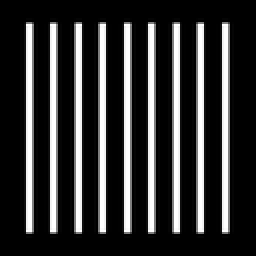
%> input picture hw/HW4_TestImage.tif, 128 x 128 px, shrunk from 256 x 256 before the run (shown 2 times larger)
$ octave hw4.m   (GNU Octave 9; MATLAB toolbox functions it lacks are replaced by stand-ins)
%> lines starting %> are read from the running program, lines starting %| are printed output that depends on the picture; in (x1, y1, x2, y2) boxes, pixels count from 0 and x2, y2 are one past the last pixel; in counts of white or black regions, pixels touching at a corner belong together; the program's own positions count from 1
clear;clc;close all;

I = imread('HW4_TestImage.tif');
%> I is the input picture: size 128x128 uint8; min 0, max 255, mean 51.8
I = double(I);
%> I: size 128x128 double
% will not be padding image because the outermost border
% of image are all zeros.

%% Q1 arithmetic mean
% 3x3
h3 = ones(3,3) * 1/9;

[M,N] = size(I);
%> M = 128; N = 128
imout = zeros(M,N);

imout = imfilter(I,h3);

figure,imshow(imout)

% 7x7
h7 = ones(7,7) * 1/49;
imout = imfilter(I,h7);

figure,imshow(imout)

% 9x9
h9 = ones(9,9) * 1/81;
imout = imfilter(I,h9);

figure,imshow(imout)

%% Q2 geometric mean
% 3x3;
for i = 2:M-1
    for j = 2:N-1
        product = prod(I(i-1:i+1,j-1:j+1),'all');
        imout(i,j) = nthroot(product,9);
    end
end
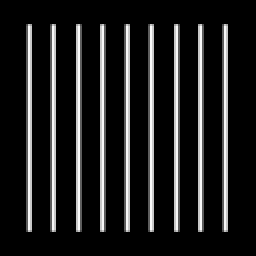
%> imout: size 128x128 double (shown 2 times larger); min 0, max 249.9, mean 31.1
figure,imshow(imout);
%> after `imshow(imout)`:
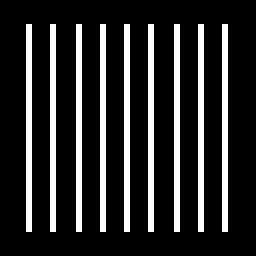
%> displayed picture: size 128x128, on the screen's scale of 0 to 255 (shown 2 times larger); 17.1% white; 9 white regions, largest, box (x1, y1, x2, y2) and area: (13, 12, 16, 116) 312, (25, 12, 28, 116) 312, (38, 12, 41, 116) 312

% 7x7
for i = 4:M-3
    for j = 4:N-3
        product = prod(I(i-3:i+3,j-3:j+3),'all');
        imout(i,j) = nthroot(product,49);
    end
end
%> imout: size 128x128 double; 17.14% of pixels changed, all inside (x1, y1, x2, y2) = (13, 12, 114, 116)
figure,imshow(imout);

% 9x9
for i = 5:M-4
    for j = 5:N-4
        product = prod(I(i-4:i+4,j-4:j+4),'all');
        imout(i,j) = nthroot(product,81);
    end
end
figure,imshow(imout);

%% Q3 harmonic mean
% 3x3
for i = 2:M-1
    for j = 2:N-1
        numerator = prod(I(i-1:i+1,j-1:j+1),'all')*9;
        denominator = sum(I(i-1:i+1,j-1:j+1),'all');
        imout(i,j) = numerator/denominator;
    end
end
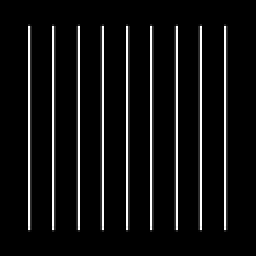
%> imout: size 128x128 double (shown 2 times larger); 30.54% of the values are NaN or infinite; the others: min 0, max 1.52e+19, mean 1.44e+18; drawn with min black, max white, NaN and infinite black
figure,imshow(imout);

% 7x7
for i = 4:M-3
    for j = 4:N-3
        numerator = prod(I(i-3:i+3,j-3:j+3),'all')*49;
        denominator = sum(I(i-3:i+3,j-3:j+3),'all');
        imout(i,j) = numerator/denominator;
    end
end
%> imout: size 128x128 double; 17.5% of the values are NaN or infinite; the others: min 0, max 0, mean 0
figure,imshow(imout);

% 9x9
for i = 5:M-4
    for j = 5:N-4
        numerator = prod(I(i-4:i+4,j-4:j+4),'all')*81;
        denominator = sum(I(i-4:i+4,j-4:j+4),'all');
        imout(i,j) = numerator/denominator;
    end
end
figure,imshow(imout);

%% Q1 median
% 3x3
for i = 2:M-1
    for j = 2:N-1
        I3 = I(i-1:i+1,j-1:j+1);
        imout(i,j) = median(I3(:));
    end
end
figure,imshow(imout);

% 7x7
for i = 4:M-3
    for j = 4:N-3
        I7 = I(i-3:i+3,j-3:j+3);
        imout(i,j) = median(I7(:));
    end
end
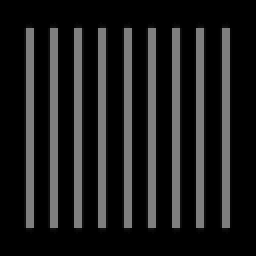
%> imout: size 128x128 double (shown 2 times larger); min 0, max 127, mean 29.1
figure,imshow(imout);
%> after `imshow(imout)`:
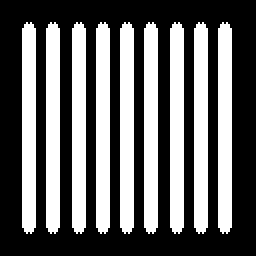
%> displayed picture: size 128x128, on the screen's scale of 0 to 255 (shown 2 times larger); 39.8% white; 9 white regions, largest, box (x1, y1, x2, y2) and area: (11, 11, 18, 117) 724, (23, 11, 30, 117) 724, (36, 11, 43, 117) 724

% 9x9
for i = 5:M-4
    for j = 5:N-4
        I9 = I(i-4:i+4,j-4:j+4);
        imout(i,j) = median(I9(:));
    end
end
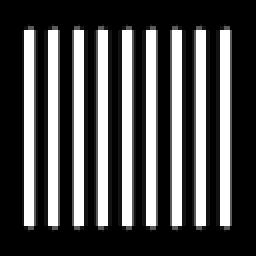
%> imout: size 128x128 double (shown 2 times larger); min 0, max 14, mean 4.2; drawn with min black and max white
figure,imshow(imout);
%> after `imshow(imout)`:
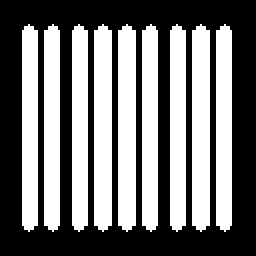
%> displayed picture: size 128x128, on the screen's scale of 0 to 255 (shown 2 times larger); 46.1% white; 9 white regions, largest, box (x1, y1, x2, y2) and area: (47, 12, 56, 116) 904, (59, 12, 68, 116) 904, (96, 12, 105, 116) 904
